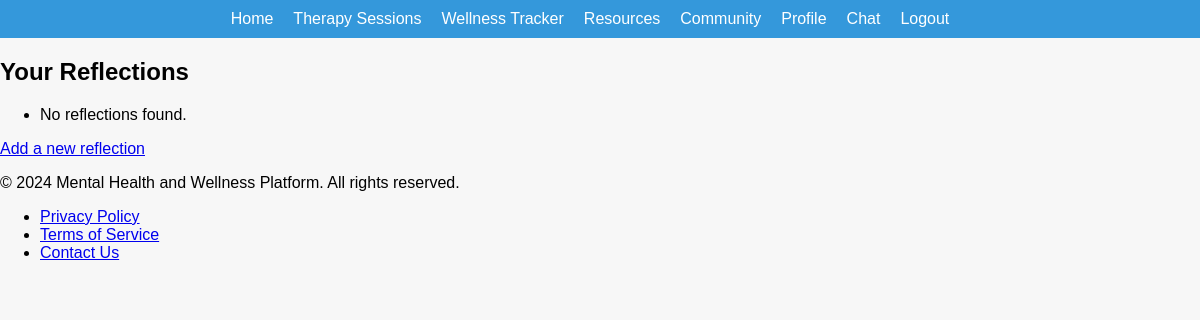
Before: /tracker/reflections/ (signed in) with the older database file.
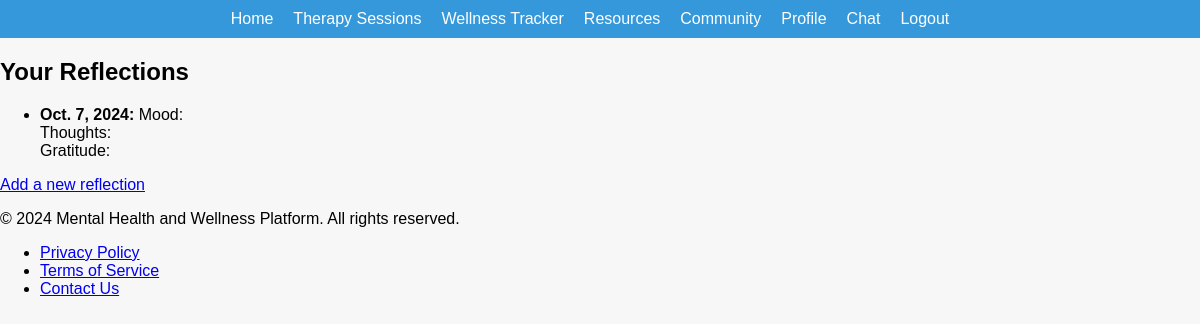
After: the same page with the newer database file.
### wellness_tracker/models.py (models this page shows, shortened)
class Reflection(models.Model):
    user = models.ForeignKey(settings.AUTH_USER_MODEL, on_delete=models.CASCADE)
    date = models.DateField(default=timezone.now)
    mood = models.CharField(max_length=50)
    thoughts = models.TextField()
    gratitude = models.TextField()
    class Meta:
        unique_together = ('user', 'date')  # Ensure one reflection per user per day
        ordering = ['-date']

### wellness_tracker/views.py (the view)
# urls.py: path('reflections/', views.reflection_list, name='reflection_list'),
@login_required
def reflection_list(request):
    reflections = Reflection.objects.filter(user=request.user).order_by('-date')
    return render(request, 'tracker/reflection_list.html', {'reflections': reflections})

### wellness_tracker/templates/tracker/reflection_list.html
{% extends 'base.html' %}
{% block content %}
  <h2>Your Reflections</h2>
  <ul>
    {% for reflection in reflections %}
      <li>
        <strong>{{ reflection.date }}:</strong> Mood: {{ reflection.mood }}<br>
        Thoughts: {{ reflection.thoughts }}<br>
        Gratitude: {{ reflection.gratitude }}
      </li>
    {% empty %}
      <li>No reflections found.</li>
    {% endfor %}
  </ul>
  <a href="{% url 'add_reflection' %}">Add a new reflection</a>
{% endblock %}

Changed rows visible on the page:
added Reflection: date "Oct. 7, 2024"
Other visible differences:
text no longer shown: "No reflections found."
